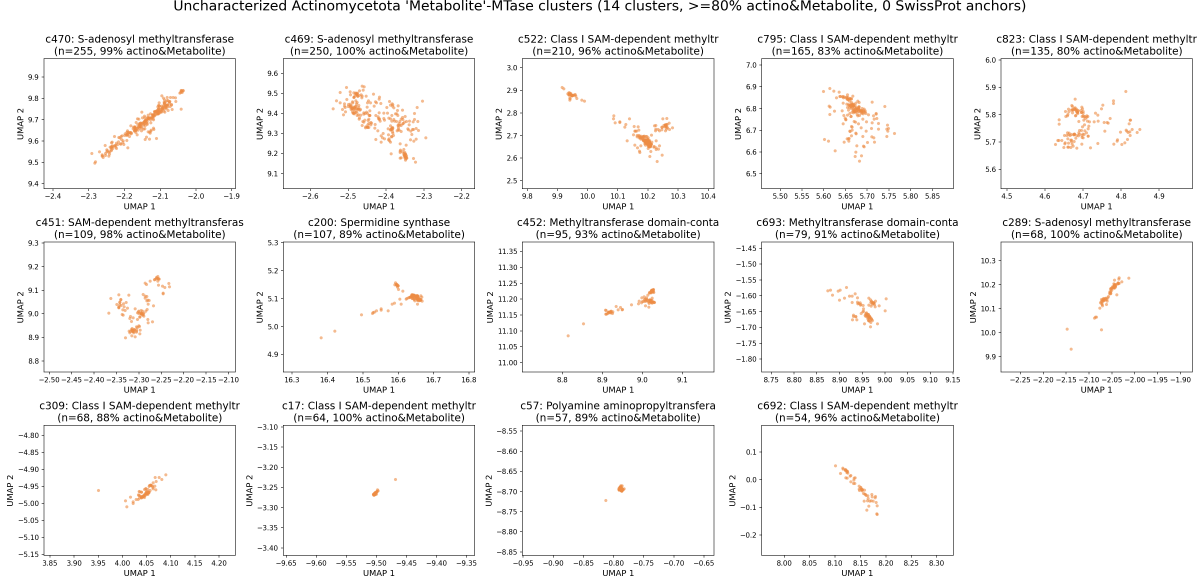
#> input picture 5_umap/actino_metabolite_dark_clusters_prostt5.png, 3600 x 1755 px, given in place of A_protein_3group_violin.png, which was not available (shown at 1/3 size)
$ python make_fig4_trends.py
#> lines starting #> are read from the running program, lines starting #| are printed output that depends on the picture; after the words box and inside, x2 and y2 are one past the last pixel; in counts of white or black regions, pixels touching at a corner belong together
#> in main, `fig = Image.new("RGB", (W, H), "white")`: fig: PIL image 3624x2524 RGB; every value is 255
#!/usr/bin/env python3
"""Figure 4 — substrate-load trends across the tree of life (four violin panels,
2x2, labelled A/B/C/D). Row 1 = animal expansions (protein/DNA); row 2 = plant
and actinomycete small-molecule ('Metabolite') expansions. These are the statistical
trends that the UMAP (Figure 6) and family clusters (Figure 7) then dissect."""
import argparse
import os
import numpy as np
from PIL import Image, ImageDraw, ImageFont
import matplotlib

BASE = os.path.dirname(os.path.abspath(__file__))
PANELS = [
    ("A", "A_protein_3group_violin.png"),
    ("B", "B_vertebrate_invertebrate_violins.png"),
    ("C", "C_plant_metabolite_violin.png"),
    ("D", "D_actino_metabolite_violin.png"),
]
FDIR = os.path.join(matplotlib.get_data_path(), "fonts", "ttf")
F_LETTER = ImageFont.truetype(os.path.join(FDIR, "DejaVuSans-Bold.ttf"), 72)

CW, CH = 1740, 1180        # cell content box
MARGIN, GAP, TITLE_H = 50, 44, 20


def trim(path):
    im = np.array(Image.open(path).convert("RGB"))
    nonwhite = ~((im[:, :, 0] > 248) & (im[:, :, 1] > 248) & (im[:, :, 2] > 248))
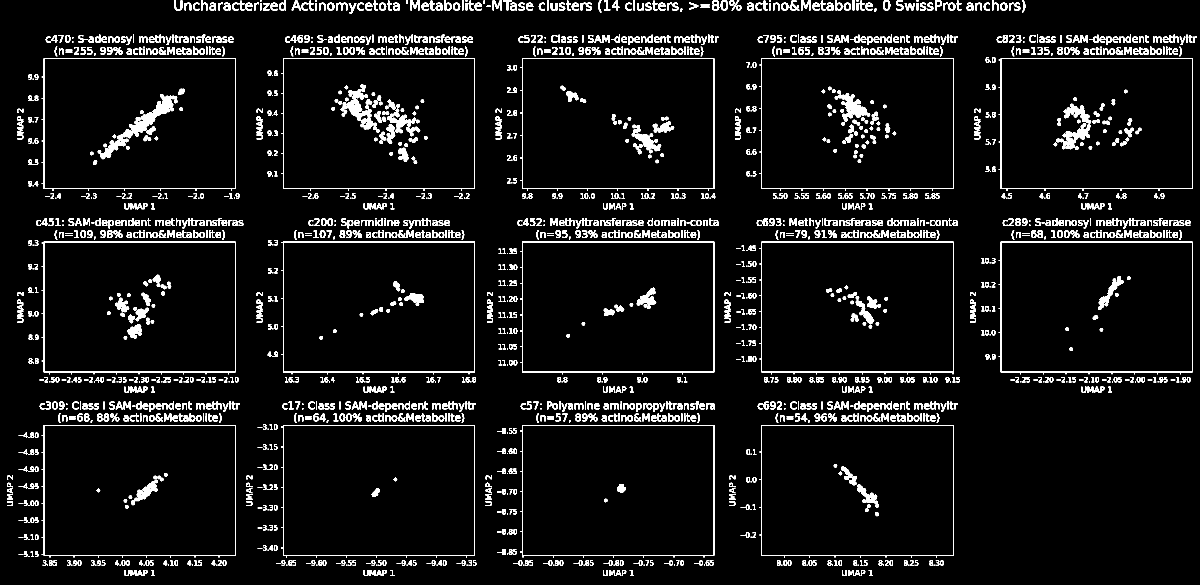
#> nonwhite: shape (1755, 3600) bool (shown at 1/3 size); 5.6% white; 2187 white regions (245 under 20 px), largest, box (x1, y1, x2, y2) and area: (301, 282, 533, 478) 7586, (2278, 725, 2861, 1123) 4064, (125, 1275, 707, 1673) 4048
    ys, xs = np.where(nonwhite)
    pad = 12
    y0, y1 = max(0, ys.min() - pad), min(im.shape[0], ys.max() + pad)
#> y0 = 0; y1 = 1739
    x0, x1 = max(0, xs.min() - pad), min(im.shape[1], xs.max() + pad)
#> x0 = 9; x1 = 3600
    return Image.fromarray(im[y0:y1, x0:x1])
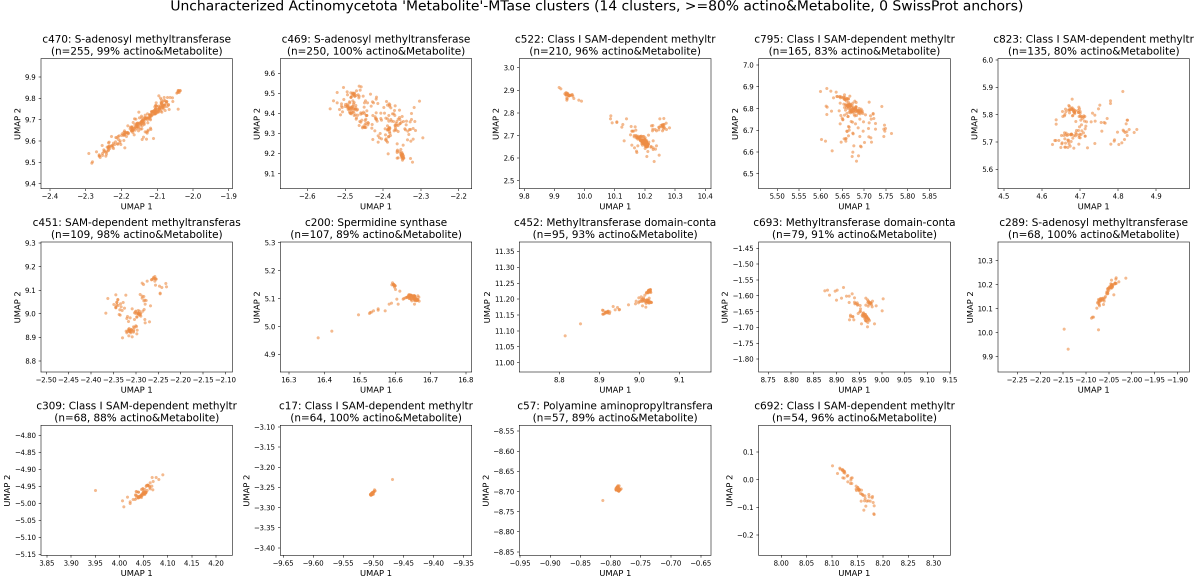
#> returned value: PIL image 3591x1739 RGB (shown at 1/3 size); mean R, G, B 246.1, 245.4, 245


def cell(path, letter):
    img = trim(path)
    canvas = Image.new("RGB", (CW, CH), "white")
#> canvas: PIL image 1740x1180 RGB; every value is 255
    s = min(CW / img.width, CH / img.height)
#> s = 0.485
    nw, nh = int(img.width * s), int(img.height * s)
#> nw = 1740; nh = 842
    img = img.resize((nw, nh), Image.LANCZOS)
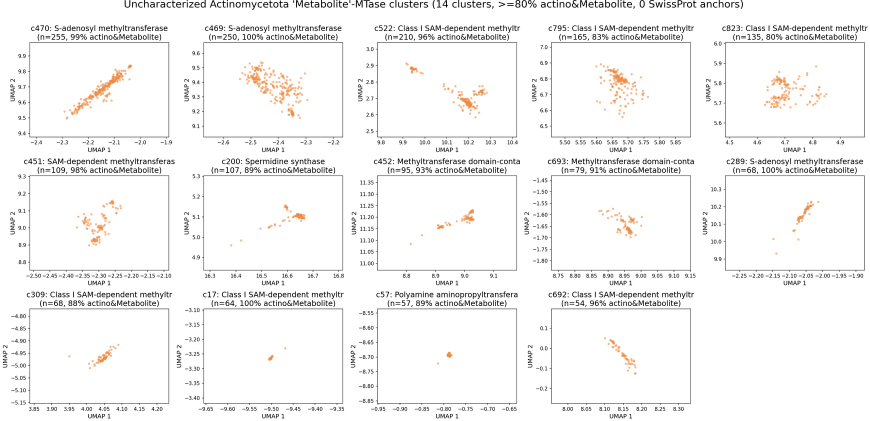
#> img: PIL image 1740x842 RGB (shown at 1/2 size); mean R, G, B 245.5, 244.8, 244.3
    canvas.paste(img, ((CW - nw) // 2, (CH - nh) // 2))
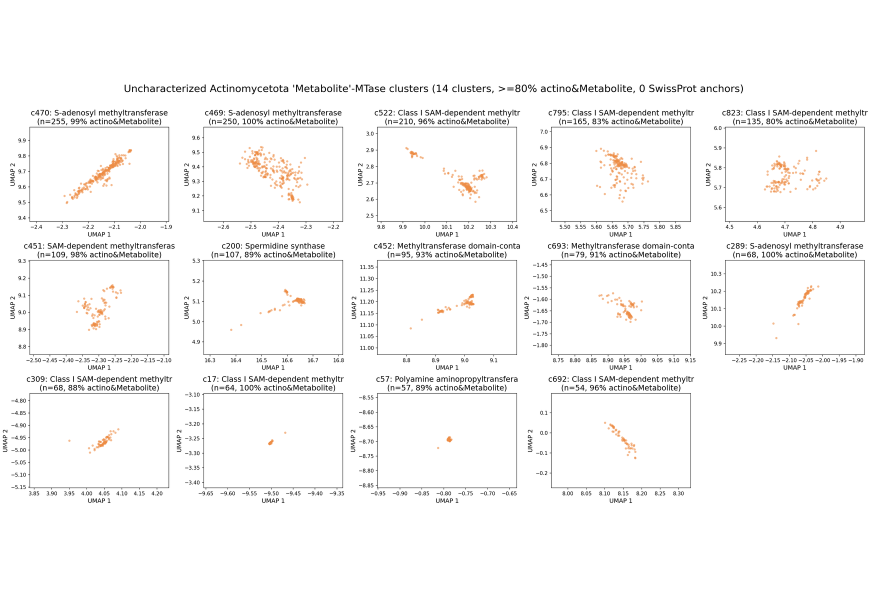
#> canvas: PIL image 1740x1180 RGB (shown at 1/2 size); mean R, G, B 248.2, 247.7, 247.4
    d = ImageDraw.Draw(canvas)
    for dx, dy in [(-2, -2), (2, -2), (-2, 2), (2, 2)]:
        d.text((10 + dx, 4 + dy), letter, font=F_LETTER, fill="white")
    d.text((10, 4), letter, font=F_LETTER, fill="black")
    return canvas


def main():
    global BASE
    ap = argparse.ArgumentParser()
    ap.add_argument("--dir", default=BASE, help="folder with the four panel PNGs (a release: <release>/fig4); the composite is written there")
    BASE = ap.parse_args().dir
    W = 2 * CW + GAP + 2 * MARGIN
    H = TITLE_H + 2 * CH + GAP + 2 * MARGIN
    fig = Image.new("RGB", (W, H), "white")
    d = ImageDraw.Draw(fig)
    for i, (letter, fname) in enumerate(PANELS):
        c = cell(os.path.join(BASE, fname), letter)
        col, row = i % 2, i // 2
        x = MARGIN + col * (CW + GAP)
        y = MARGIN + TITLE_H + row * (CH + GAP)
        fig.paste(c, (x, y))
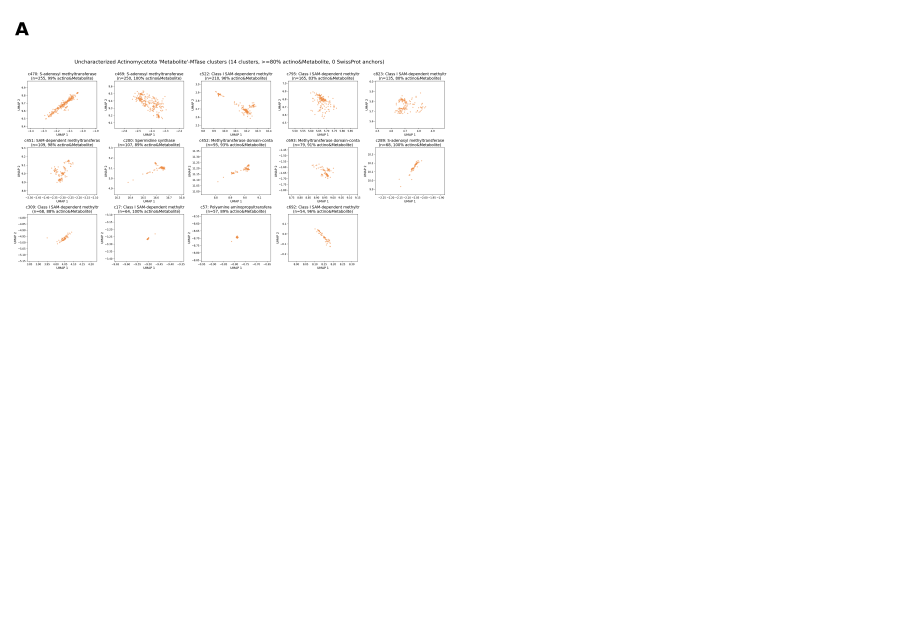
#> fig: PIL image 3624x2524 RGB (shown at 1/4 size); mean R, G, B 253.4, 253.3, 253.2
#> pass 2 of the loop in main, `for i, (letter, fname) in enumerate(PANELS):`:
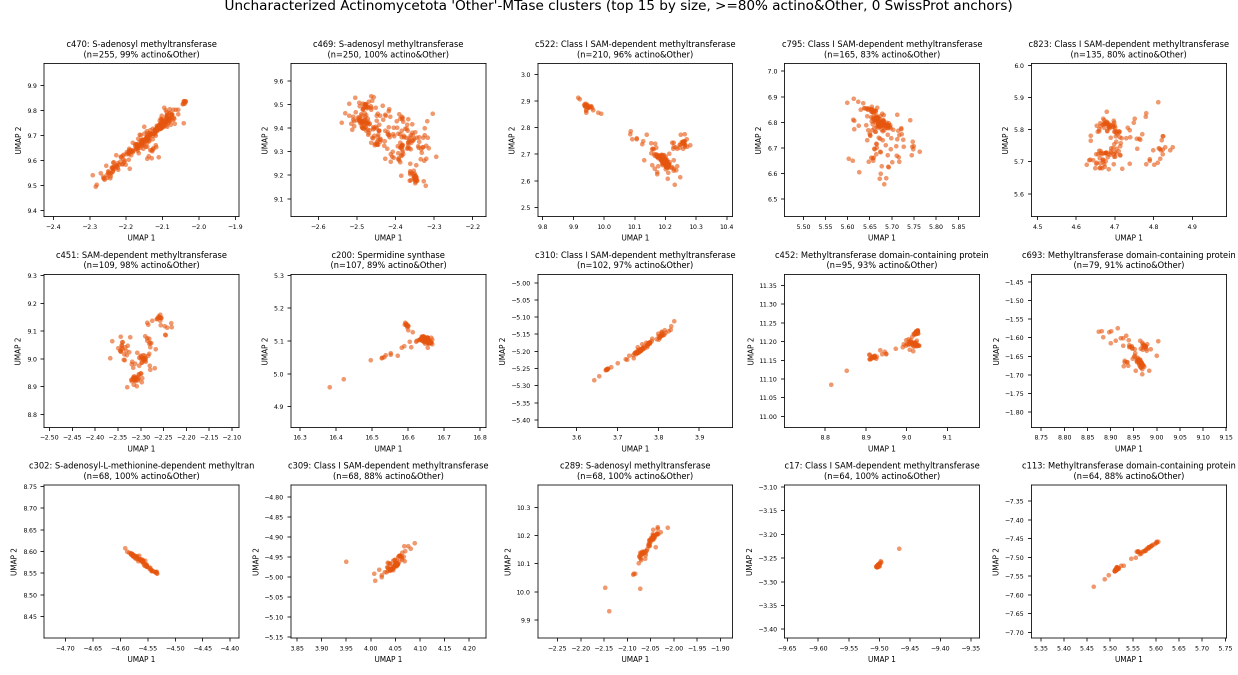
#> input picture 5_umap/actino_other_dark_clusters_prostt5.png, 2475 x 1350 px, given in place of B_vertebrate_invertebrate_violins.png, which was not available (shown at 1/2 size)
#> im: shape (1350, 2475, 3)
#> in trim (call 2), `nonwhite = ~((im[:, :, 0] > 248) & (im[:, :, 1] > 248) & (im[:, :, 2] ..`:
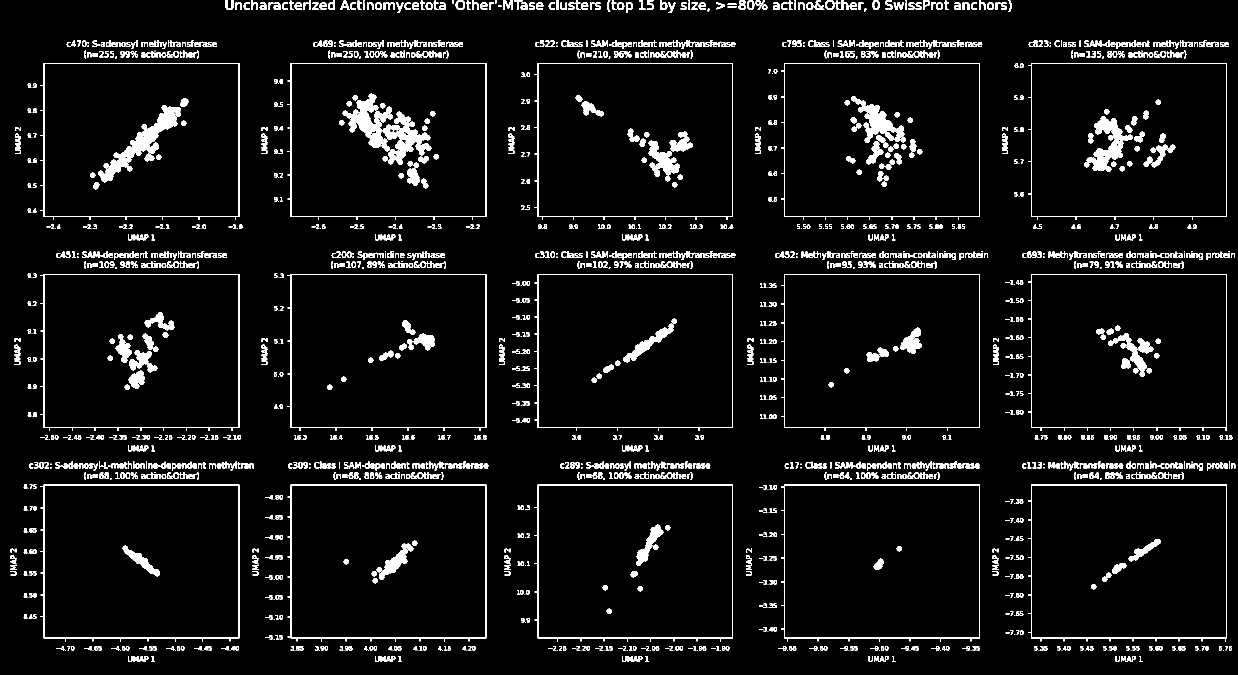
#> nonwhite: shape (1350, 2475) bool (shown at 1/2 size); 6% white; 2141 white regions (347 under 20 px), largest, box (x1, y1, x2, y2) and area: (196, 210, 362, 365) 5938, (685, 187, 786, 303) 4634, (765, 223, 863, 330) 4368
#> y1 = 1335
#> x1 = 2475
#> img: PIL image 1740x941 RGB
#> in main, `fig.paste(c, (x, y))`:
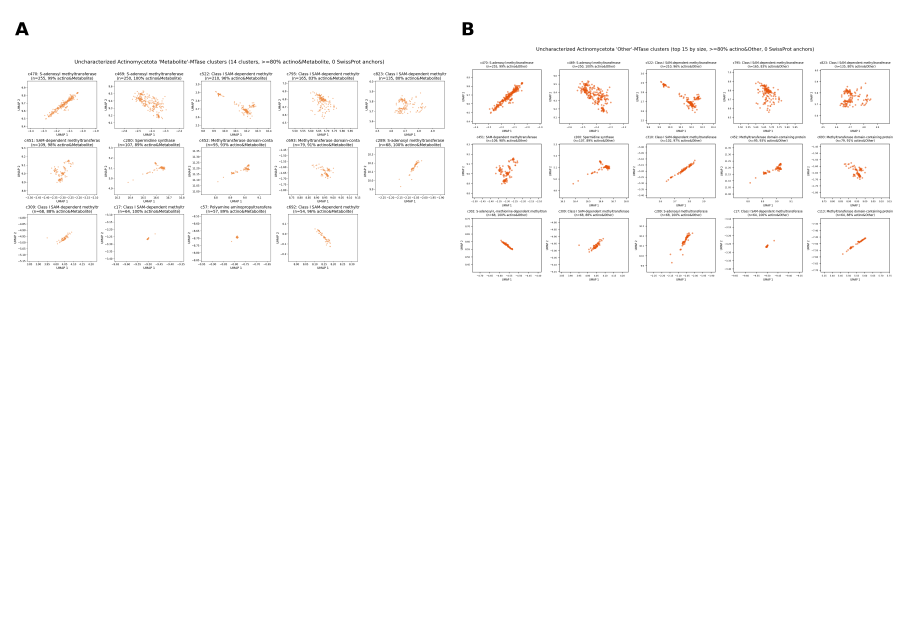
#> fig: PIL image 3624x2524 RGB (shown at 1/4 size); mean R, G, B 251.9, 251.5, 251.3
    out = os.path.join(BASE, "Fig4_trends_combined.png")
    fig.save(out, dpi=(300, 300))
    print(f"wrote {out} ({W}x{H})")


if __name__ == "__main__":
#> (the run stopped early here; a loop or call above may not have finished)
